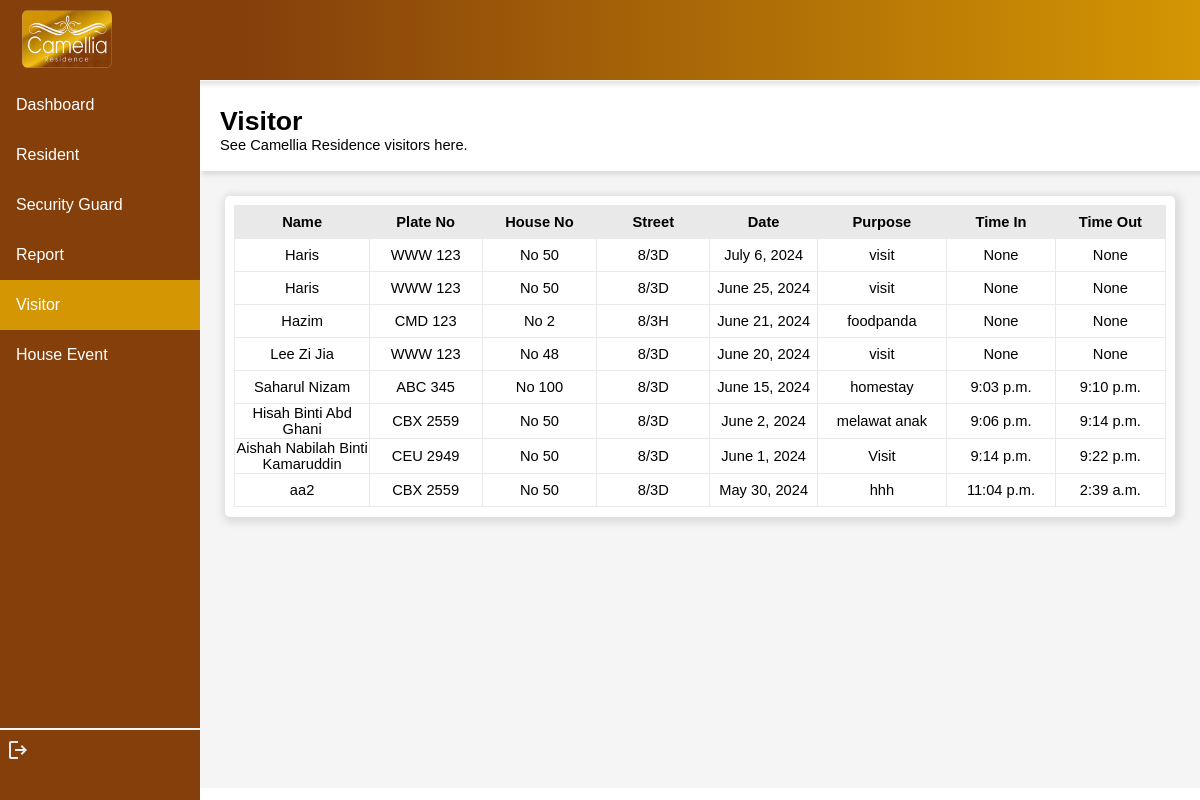
Page /camelliaresidence/adminvisitor/AD-01 on the committed database.
### residentialvisitor/models.py (models this page shows)
class Visitor(models.Model):
    visName = models.TextField(max_length=255)
    visIC = models.CharField(max_length=14)
    visPhoneno = models.CharField(max_length=20)
    plateNo = models.CharField(max_length=20)
    houseNo = models.CharField(max_length=6)
    street = models.CharField(max_length=30)
    address = models.CharField(max_length=255)
    purpose = models.TextField(max_length=255)
    date = models.DateField()
    timeIn = models.TimeField(null=True)
    timeOut = models.TimeField(null=True)
    duration = models.CharField(max_length=5) #days example : 1 day, 3 days, 7 days
    status = models.TextField(max_length=10, default='Registered') #Registered / Check in / Check out
    resID = models.ForeignKey(Resident, on_delete=models.CASCADE, null=True)
    guardID = models.ForeignKey(Guard, on_delete=models.CASCADE, null=True)

### residentialvisitor/views.py (the view)
# urls.py: path('adminvisitor/<str:adminID>', views.admin_visitor, name='admin_visitor'),
def admin_visitor(request, adminID):
    myadmin = Admin.objects.get(adminID=adminID)
    myvisitor = Visitor.objects.all().order_by('-date').values()
    dict = {
        'myadmin':myadmin,
        'myvisitor':myvisitor,
    }
    return render(request, 'admin_visitor.html', dict)

### residentialvisitor/templates/admin_visitor.html (shortened to what this page needs)
<!DOCTYPE html>
<html lang="en">
<head>
</head>
<body>
    {% load static %}
    <header>
        <img src="{% static 'logo.png' %}" alt="" width="90px" height="58px" style="float: left; margin-left: 1%;">
    </header>
    <div class="sidenav">
        <a href="{% url 'admin_dashboard' myadmin.adminID %}" id="page">Dashboard</a>
        <a href="{% url 'admin_resident' myadmin.adminID %}" id="page">Resident</a>
        <a href="{% url 'admin_guard' myadmin.adminID %}" id="page">Security Guard</a>
        <a href="{% url 'admin_report' myadmin.adminID %}" id="page">Report</a>
        <a href="{% url 'admin_visitor' myadmin.adminID %}" class="active" id="page">Visitor</a>
        <a href="{% url 'admin_event' myadmin.adminID %}" id="page"> House Event</a>
        <br>
        <hr>
        <a href="{% url 'guard_login' %}" style="margin-left: 3%;"><svg xmlns="http://www.w3.org/2000/svg" height="24px" viewBox="0 -960 960 960" width="24px" fill="#e8eaed"><path d="M200-120q-33 0-56.5-23.5T120-200v-560q0-33 23.5-56.5T200-840h280v80H200v560h280v80H200Zm440-160-55-58 102-102H360v-80h327L585-622l55-58 200 200-200 200Z"/></svg></a>
    </div>
    <div class="content">
        <div id="title">
            <p><span style="font-size: 20pt; font-weight: bold;">Visitor <br></span>See Camellia Residence visitors here.</p>
        </div>
        <div style="display: flex; margin: 1%; justify-content: center; height: max-content;">
            <div class="info" style="width: 100%; height: max-content;">
                <table>
                    <th>Name</th>
                    <th>Plate No</th>
                    <th>House No</th>
                    <th>Street</th>
                    <th>Date</th>
                    <th>Purpose</th>
                    <th>Time In</th>
                    <th>Time Out</th>
                {% for x in myvisitor %}
                <tr>
                    <td>{{x.visName}}</td>
                    <td>{{x.plateNo}}</td>
                    <td>{{x.houseNo}}</td>
                    <td>{{x.street}}</td>
                    <td>{{x.date}}</td>
                    <td>{{x.purpose}}</td>
                    <td>{{x.timeIn}}</td>
                    <td>{{x.timeOut}}</td>
                </tr>
                {% endfor %}
                </table>
        </div>
        </div>
    </div>
</body>
</html>

### residentialvisitor/templates/admin_visitor.html (style rules this page uses)
body { margin: 0%; top: 0; font-family: Verdana, Geneva, Tahoma, sans-serif; }
header { background-image: linear-gradient(270deg, rgba(212, 150, 3, 1) 0%, rgba(132, 63, 11, 1) 80%); height: 70px; border-bottom: 1px solid whitesmoke; padding-top: 10px; padding-left: 10px; top: 0; position: sticky; background-color: white; box-shadow: 2px 4px 4px rgba(0, 0, 0, 0.1); }
.sidenav { height: 100%; width: 200px; position: fixed; z-index: 1; top: 80px; left: 0; background-color: #843F0B; overflow-x: hidden; }
.sidenav #page { display: block; color: white; padding: 16px; text-decoration: none; }
.sidenav #page.active { background-color: #d49603; color: white; }
div.content { margin-left: 200px; height: 707px; background-color: whitesmoke; font-size: 11pt; }
#title { background-color: white; box-shadow: 2px 4px 4px rgba(0, 0, 0, 0.1); height: 80px; padding-left: 2%; padding-top: 1%; }
.info { background-color: white; box-shadow: 2px 2px 8px 4px rgba(0, 0, 0, 0.1); border-radius: 5px; padding: 1%; margin: 1.5%; }
hr { border: 0.5px solid whitesmoke; margin-top: 330px; }
a { text-decoration: none; color: white; }
table,tr,th,td { border: rgb(233, 233, 233) solid 1px; border-collapse: collapse; width: 100%; }
tr,th,td { height: 30px; width: 200px; text-align: center; }
th { background-color: rgb(233, 233, 233); }

### rows in the picture
Visitor: visName "Haris", plateNo "WWW 123", houseNo "No 50", street "8/3D", date "July 6, 2024", purpose "visit", timeIn "None", timeOut "None"
Visitor: visName "Haris", plateNo "WWW 123", houseNo "No 50", street "8/3D", date "June 25, 2024", purpose "visit", timeIn "None", timeOut "None"
Visitor: visName "Hazim", plateNo "CMD 123", houseNo "No 2", street "8/3H", date "June 21, 2024", purpose "foodpanda", timeIn "None", timeOut "None"
Visitor: visName "Lee Zi Jia", plateNo "WWW 123", houseNo "No 48", street "8/3D", date "June 20, 2024", purpose "visit", timeIn "None", timeOut "None"
Visitor: visName "Saharul Nizam", plateNo "ABC 345", houseNo "No 100", street "8/3D", date "June 15, 2024", purpose "homestay", timeIn "9:03 p.m.", timeOut "9:10 p.m."
Visitor: visName "Hisah Binti Abd Ghani", plateNo "CBX 2559", houseNo "No 50", street "8/3D", date "June 2, 2024", purpose "melawat anak", timeIn "9:06 p.m.", timeOut "9:14 p.m."
Visitor: visName "Aishah Nabilah Binti Kamaruddin", plateNo "CEU 2949", houseNo "No 50", street "8/3D", date "June 1, 2024", purpose "Visit", timeIn "9:14 p.m.", timeOut "9:22 p.m."
Visitor: visName "aa2", plateNo "CBX 2559", houseNo "No 50", street "8/3D", date "May 30, 2024", purpose "hhh", timeIn "11:04 p.m.", timeOut "2:39 a.m."
